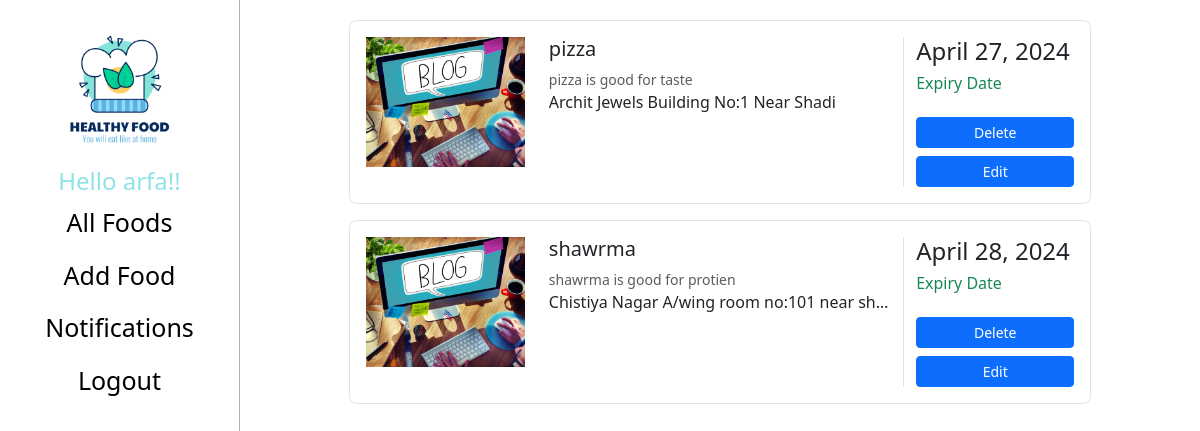
The page /food-list (signed in) on the database as committed earlier.
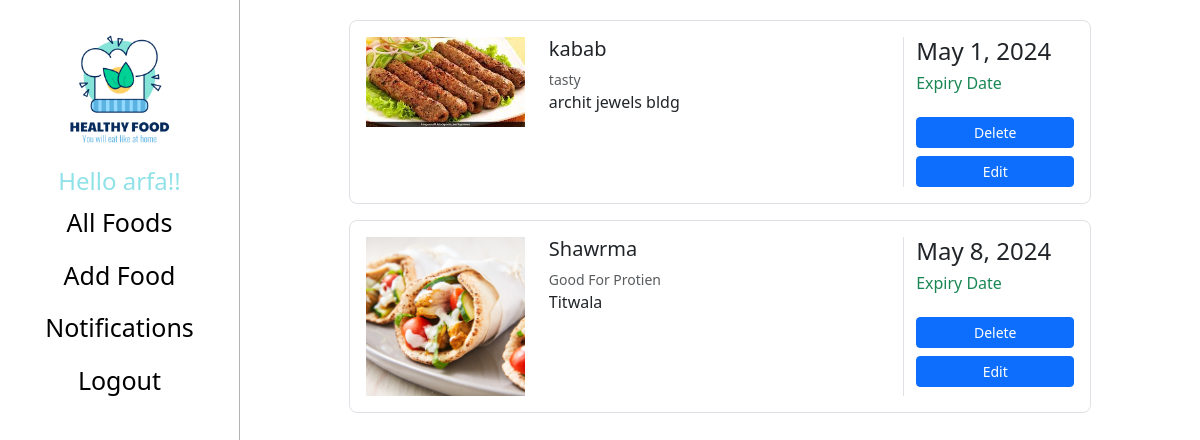
The same page on the database as committed later.
### donorApp/models.py (models this page shows)
class Food(models.Model):
    donor = models.ForeignKey(User, on_delete=models.CASCADE)
    name = models.CharField(max_length=100)
    description = models.TextField()
    expiry_date = models.DateField()
    pickup_address = models.TextField()
    image = models.ImageField(upload_to='food_images/')

### donorApp/views.py (the view)
# urls.py: path("food-list",foodList),
def foodList(request):
    foods=Food.objects.filter(donor=request.user)
    return render(request,"foodlist.html",{"foods":foods})

### donorApp/templates/foodlist.html (shortened to what this page needs)
{% extends 'donor.html' %}
{%load static%}
{% block content %}
{%if foods%}
<section style=" width: 100%;">
    <div class="container">
    {%for i in foods%}
      <div class="row justify-content-center mb-3">
        <div class="col-md-12 col-xl-10">
          <div class="card shadow-0 border rounded-3">
            <div class="card-body">
              <div class="row">
                <div class="col-md-12 col-lg-3 col-xl-3 mb-4 mb-lg-0">
                  <div class="bg-image hover-zoom ripple rounded ripple-surface">
                    <img src="{{i.image.url}}"
                      class="w-100" />
                  </div>
                </div>
                <div class="col-md-6 col-lg-6 col-xl-6">
                  <h5>{{i.name}}</h5>
                  <div class="mt-1 mb-0 text-muted small">
                   {{i.description}}
                  </div>
                  <p class="text-truncate mb-4 mb-md-0">
                  {{i.pickup_address}}
                  </p>
                </div>
                <div class="col-md-6 col-lg-3 col-xl-3 border-sm-start-none border-start">
                  <div class="d-flex flex-row align-items-center mb-1">
                    <h4 class="mb-1 me-1">{{i.expiry_date}}</h4>
                  </div>
                  <h6 class="text-success">Expiry Date</h6>
                  <div class="d-flex flex-column mt-4">
                    <a href="/delete-food/{{i.id}}" class="btn btn-primary btn-sm" role="button">Delete</a>
                    <a href="/edit-food/{{i.id}}" class="btn btn-primary btn-sm mt-2" role="button">Edit</a>
                  </div>
                </div>
              </div>
            </div>
          </div>
        </div>
      </div>
    {%endfor%}
    </div>
  </section>
{%else%}
<h1>No foods Found!!</h1>
{%endif%}
{% endblock %}

Rows that differ between the two databases and show on the page:
removed Food: image (picture), name "pizza", description "pizza is good for taste", pickup_address "Archit Jewels Building No:1 Near Shadi", expiry_date "April 27, 2024"
removed Food: image (picture), name "shawrma", description "shawrma is good for protien", pickup_address "Chistiya Nagar A/wing room no:101 near sh…", expiry_date "April 28, 2024"
added Food: image (picture), name "kabab", description "tasty", pickup_address "archit jewels bldg", expiry_date "May 1, 2024"
added Food: image (picture), name "Shawrma", description "Good For Protien", pickup_address "Titwala", expiry_date "May 8, 2024"
